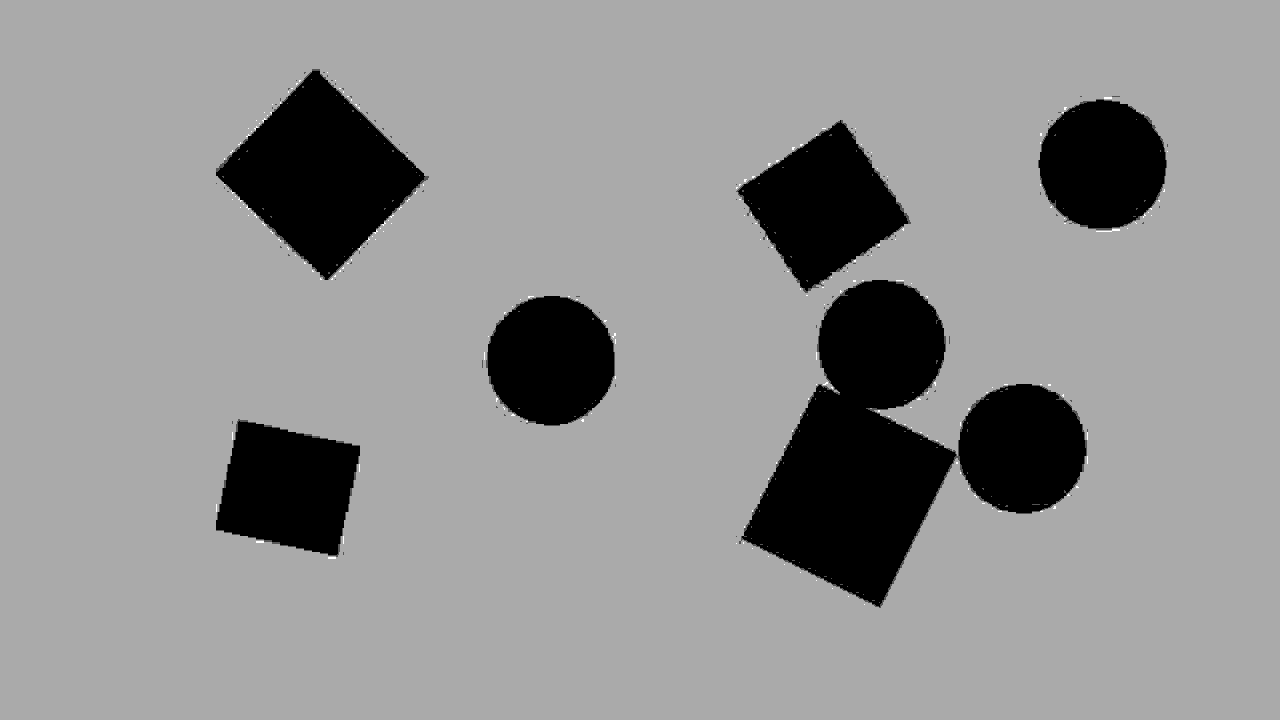
#> input picture L1H1/img/1.jpg, 1280 x 720 px, found by its file name
$ python L1H1.py   (older library calls are emulated)
#> lines starting #> are read from the running program, lines starting #| are printed output that depends on the picture; after the words box and inside, x2 and y2 are one past the last pixel; in counts of white or black regions, pixels touching at a corner belong together
import numpy as np
import cv2


def HH():
    img = cv2.imread("img/1.jpg", 0)
#> img is the input picture: shape (720, 1280); min 0, max 3, mean 1.72

    # this is numpy array [] operator
    img[img < 2] = 255
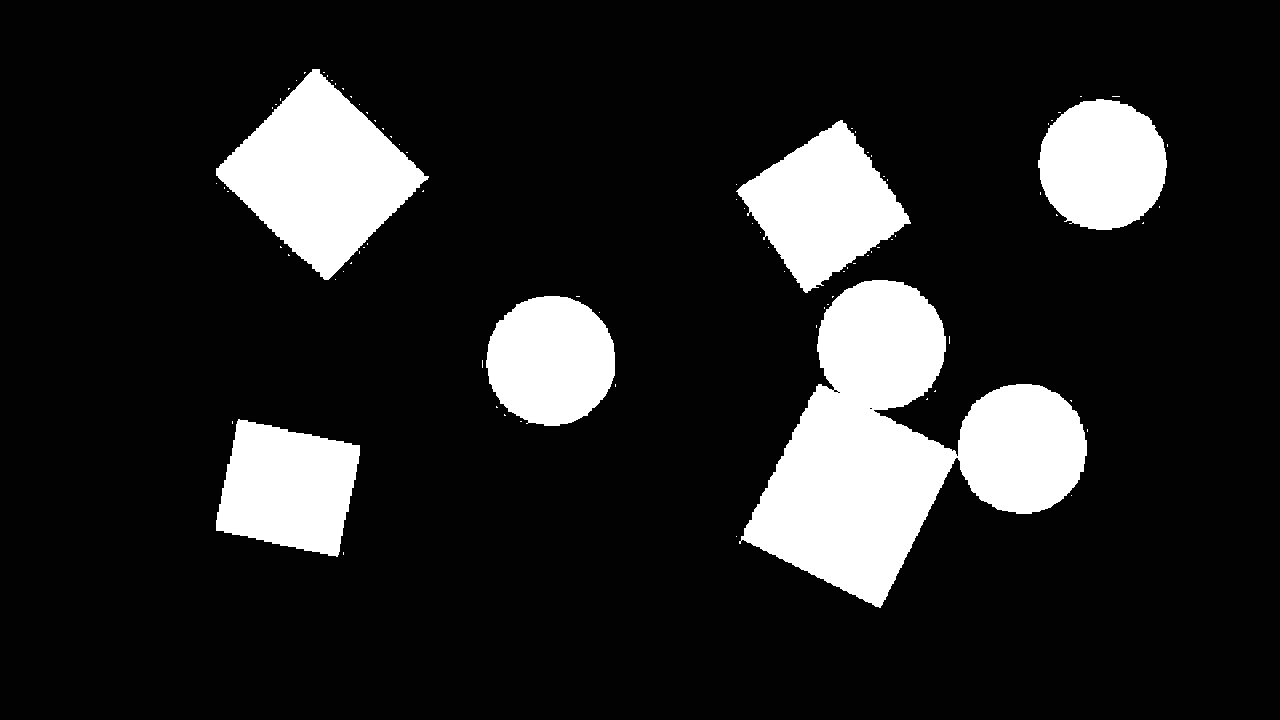
#> img: shape (720, 1280); 14.45% of pixels changed, all inside (x1, y1, x2, y2) = (216, 69, 1168, 608)
    img[img < 255] = 0
#> img: shape (720, 1280); 14.5% white; 88 white regions (82 under 20 px), largest, box (x1, y1, x2, y2) and area: (739, 280, 1087, 608) 53487, (216, 69, 429, 280) 22973, (736, 120, 911, 293) 15917, (216, 419, 360, 557) 14346, (486, 296, 615, 426) 13164, (1038, 99, 1167, 230) 13129

    distance = cv2.distanceTransform(
        img, cv2.DIST_L2, 5, dstType=cv2.CV_32F)
    cv2.normalize(distance, distance, 0, 255, cv2.NORM_MINMAX)
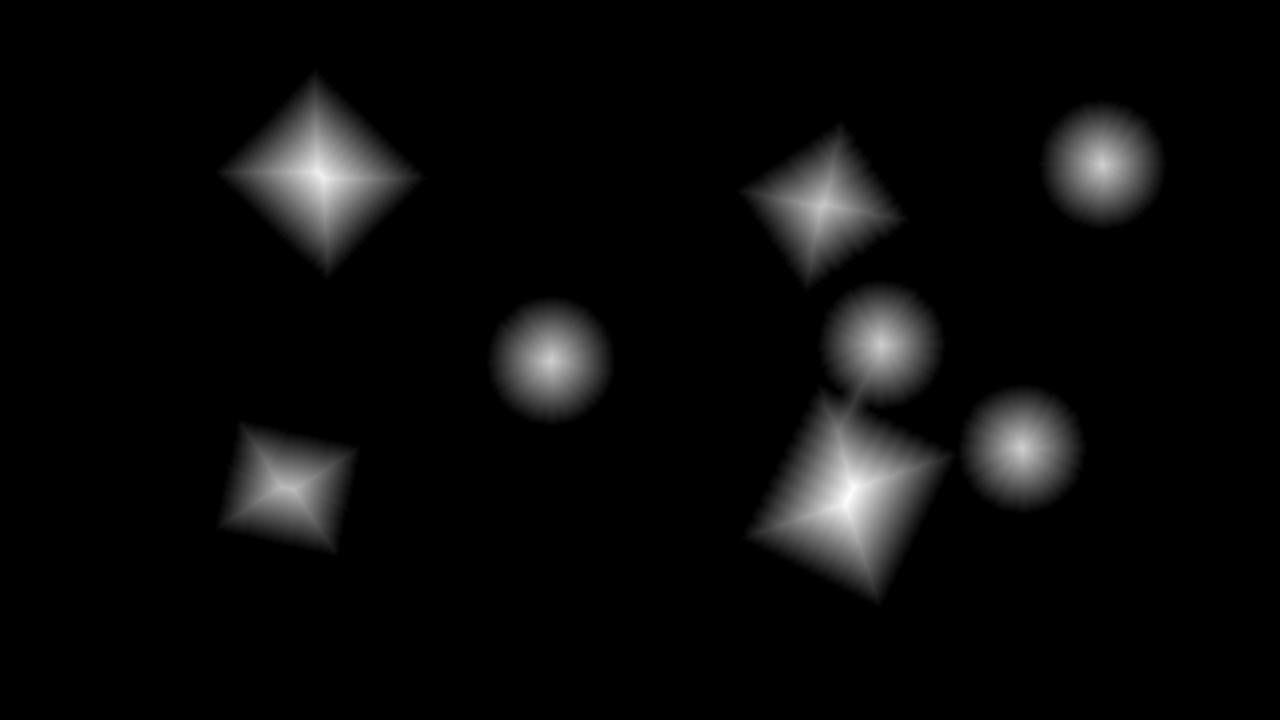
#> distance: shape (720, 1280) float32; min 0, max 255, mean 10.9
    distance = np.uint8(distance)
    _, distance = cv2.threshold(distance, 127, 255, cv2.THRESH_BINARY)
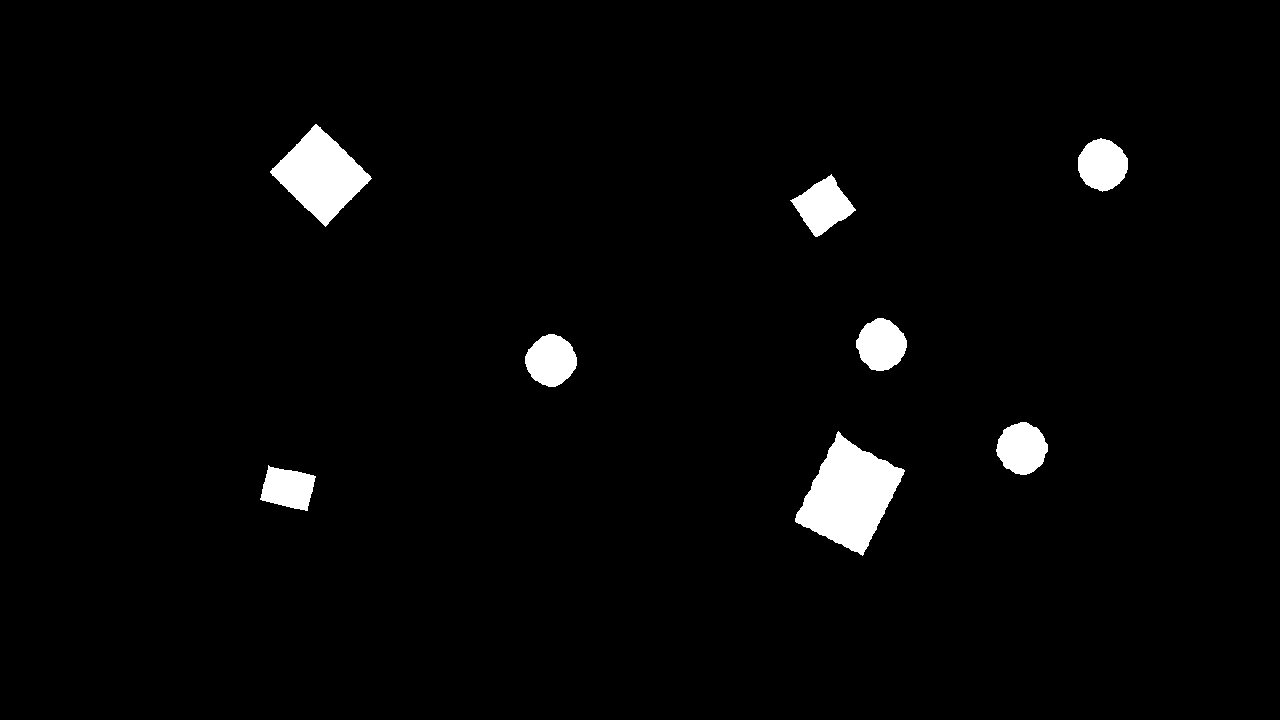
#> distance: shape (720, 1280); 2.7% white; 8 white regions

    # find contours :
    #   RETR_LIST : to find all contours without establishing any hierarchical relationships.
    #   see : https://docs.opencv.org/3.4.1/d3/dc0/group__imgproc__shape.html#ga819779b9857cc2f8601e6526a3a5bc71
    #   CHAIN_APPROX_SIMPLE : to get less points from contours.
    #   see : https://docs.opencv.org/3.4.1/d3/dc0/group__imgproc__shape.html#ga4303f45752694956374734a03c54d5ff
    contours, hierarchy = cv2.findContours(
        distance, cv2.RETR_LIST, cv2.CHAIN_APPROX_SIMPLE)
#> contours = 8 contours; box (x1, y1, x2, y2) and area: (795, 431, 905, 556) 7226, (270, 124, 372, 227) 5167, (790, 174, 856, 237) 2066, (525, 334, 577, 387) 1951, (996, 422, 1048, 475) 1950, (1078, 138, 1128, 192) 1932, (856, 318, 907, 371) 1907, (260, 465, 316, 511) 1671

    # convect grey to bgr for drawing color in the image.
    drawing = cv2.cvtColor(img, cv2.COLOR_GRAY2BGR)

    #
    cv2.drawContours(drawing, contours, -1, (0, 0, 255), -1)
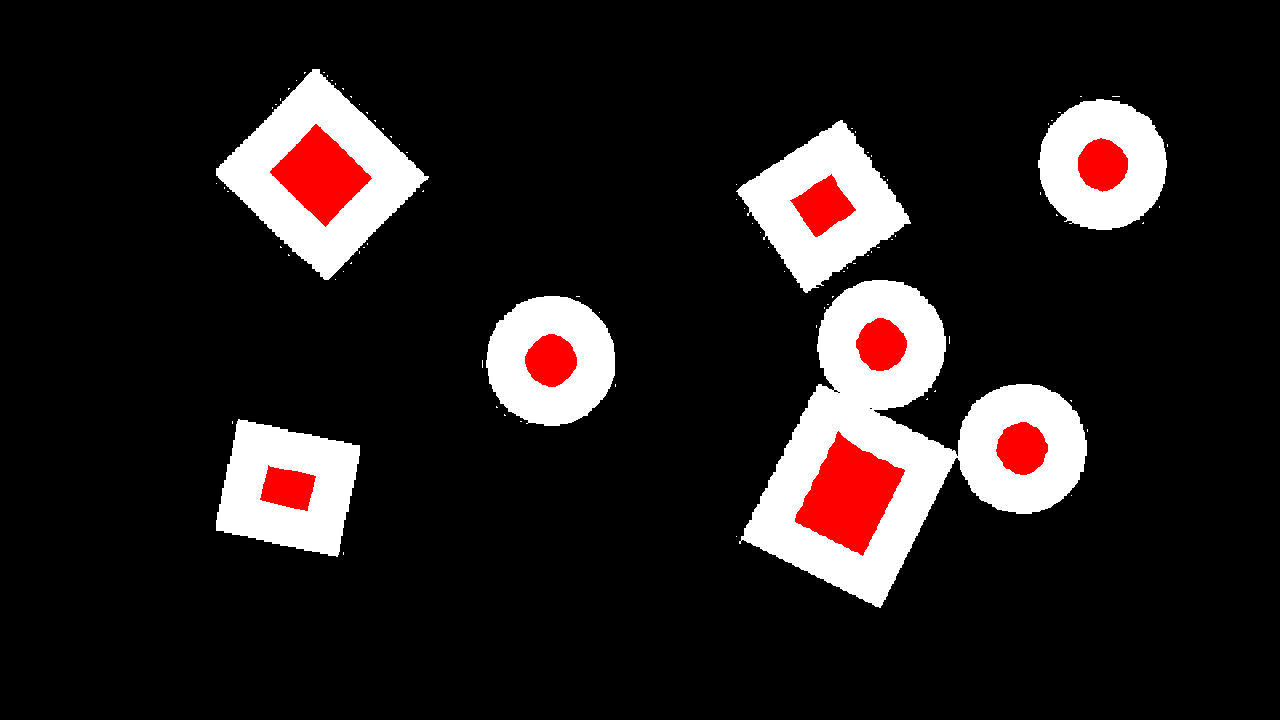
#> drawing: shape (720, 1280, 3); mean B, G, R 30.1, 30.1, 36.9

    print(len(contours))
#| 8

    while True:
        cv2.imshow("drawing", drawing)

        if cv2.waitKey(1) == 27:
#> (key Esc is pressed here)
            break

    cv2.destroyAllWindows()


if __name__ == '__main__':
    HH()
